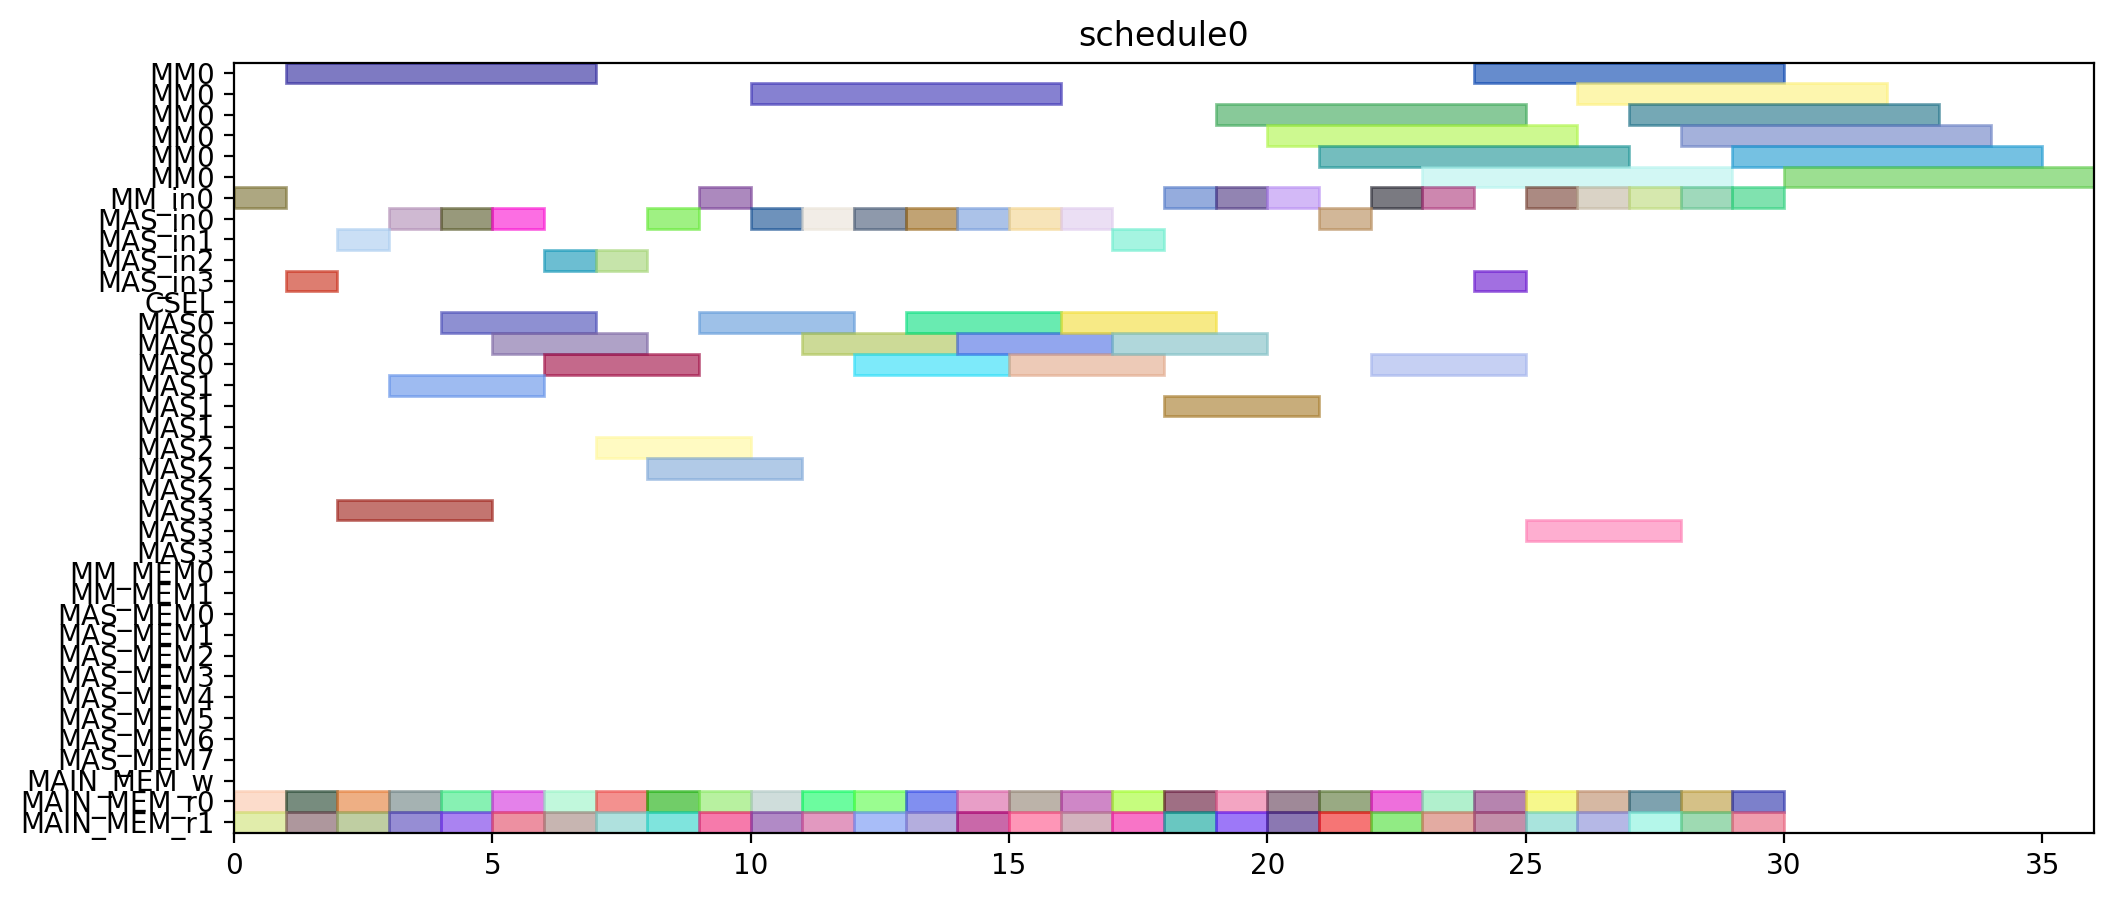

Reproduce this figure in Python.
from pyschedule import Scenario, solvers, plotters, alt


def solve():
	horizon = 120
	S = Scenario("schedule0", horizon=horizon)

	# resource
	MM = S.Resources('MM', num=1, size=6)
	MM_in = S.Resources('MM_in', num=1)
	MAS_in = S.Resources('MAS_in', num=4)
	CSEL = S.Resource('CSEL')
	MAS = S.Resources('MAS', num=4, size=3, periods=range(1, horizon))
	MM_MEM = S.Resources('MM_MEM', num=2)
	MAS_MEM = S.Resources('MAS_MEM', num=8)
	MAIN_MEM_w = S.Resource('MAIN_MEM_w', size=1)
	MAIN_MEM_r = S.Resources('MAIN_MEM_r', num=2)

	# result of previous scheduling

	# new tasks
	T1_t0 = S.Task('T1_t0', length=3, delay_cost=1)
	T1_t0 += alt(MAS)
	T1_t0_in = S.Task('T1_t0_in', length=1, delay_cost=1)
	T1_t0_in += alt(MAS_in)
	S += T1_t0_in*MAS_in[0]<=T1_t0*MAS[0]

	S += T1_t0_in*MAS_in[1]<=T1_t0*MAS[1]

	S += T1_t0_in*MAS_in[2]<=T1_t0*MAS[2]

	S += T1_t0_in*MAS_in[3]<=T1_t0*MAS[3]

	T1_t0_mem0 = S.Task('T1_t0_mem0', length=1, delay_cost=1)
	T1_t0_mem0 += MAIN_MEM_r[0]
	S += T1_t0_mem0 <= T1_t0

	T1_t0_mem1 = S.Task('T1_t0_mem1', length=1, delay_cost=1)
	T1_t0_mem1 += MAIN_MEM_r[1]
	S += T1_t0_mem1 <= T1_t0

	T1_t1 = S.Task('T1_t1', length=3, delay_cost=1)
	T1_t1 += alt(MAS)
	T1_t1_in = S.Task('T1_t1_in', length=1, delay_cost=1)
	T1_t1_in += alt(MAS_in)
	S += T1_t1_in*MAS_in[0]<=T1_t1*MAS[0]

	S += T1_t1_in*MAS_in[1]<=T1_t1*MAS[1]

	S += T1_t1_in*MAS_in[2]<=T1_t1*MAS[2]

	S += T1_t1_in*MAS_in[3]<=T1_t1*MAS[3]

	T1_t1_mem0 = S.Task('T1_t1_mem0', length=1, delay_cost=1)
	T1_t1_mem0 += MAIN_MEM_r[0]
	S += T1_t1_mem0 <= T1_t1

	T1_t1_mem1 = S.Task('T1_t1_mem1', length=1, delay_cost=1)
	T1_t1_mem1 += MAIN_MEM_r[1]
	S += T1_t1_mem1 <= T1_t1

	T1_t3 = S.Task('T1_t3', length=6, delay_cost=1)
	T1_t3 += alt(MM)
	T1_t3_in = S.Task('T1_t3_in', length=1, delay_cost=1)
	T1_t3_in += alt(MM_in)
	S += T1_t3_in*MM_in[0]<=T1_t3*MM[0]
	T1_t3_mem0 = S.Task('T1_t3_mem0', length=1, delay_cost=1)
	T1_t3_mem0 += MAIN_MEM_r[0]
	S += T1_t3_mem0 <= T1_t3

	T1_t3_mem1 = S.Task('T1_t3_mem1', length=1, delay_cost=1)
	T1_t3_mem1 += MAIN_MEM_r[1]
	S += T1_t3_mem1 <= T1_t3

	T2_t0 = S.Task('T2_t0', length=6, delay_cost=1)
	T2_t0 += alt(MM)
	T2_t0_in = S.Task('T2_t0_in', length=1, delay_cost=1)
	T2_t0_in += alt(MM_in)
	S += T2_t0_in*MM_in[0]<=T2_t0*MM[0]
	T2_t0_mem0 = S.Task('T2_t0_mem0', length=1, delay_cost=1)
	T2_t0_mem0 += MAIN_MEM_r[0]
	S += T2_t0_mem0 <= T2_t0

	T2_t0_mem1 = S.Task('T2_t0_mem1', length=1, delay_cost=1)
	T2_t0_mem1 += MAIN_MEM_r[1]
	S += T2_t0_mem1 <= T2_t0

	T2_t1 = S.Task('T2_t1', length=6, delay_cost=1)
	T2_t1 += alt(MM)
	T2_t1_in = S.Task('T2_t1_in', length=1, delay_cost=1)
	T2_t1_in += alt(MM_in)
	S += T2_t1_in*MM_in[0]<=T2_t1*MM[0]
	T2_t1_mem0 = S.Task('T2_t1_mem0', length=1, delay_cost=1)
	T2_t1_mem0 += MAIN_MEM_r[0]
	S += T2_t1_mem0 <= T2_t1

	T2_t1_mem1 = S.Task('T2_t1_mem1', length=1, delay_cost=1)
	T2_t1_mem1 += MAIN_MEM_r[1]
	S += T2_t1_mem1 <= T2_t1

	T2_t2 = S.Task('T2_t2', length=3, delay_cost=1)
	T2_t2 += alt(MAS)
	T2_t2_in = S.Task('T2_t2_in', length=1, delay_cost=1)
	T2_t2_in += alt(MAS_in)
	S += T2_t2_in*MAS_in[0]<=T2_t2*MAS[0]

	S += T2_t2_in*MAS_in[1]<=T2_t2*MAS[1]

	S += T2_t2_in*MAS_in[2]<=T2_t2*MAS[2]

	S += T2_t2_in*MAS_in[3]<=T2_t2*MAS[3]

	T2_t2_mem0 = S.Task('T2_t2_mem0', length=1, delay_cost=1)
	T2_t2_mem0 += MAIN_MEM_r[0]
	S += T2_t2_mem0 <= T2_t2

	T2_t2_mem1 = S.Task('T2_t2_mem1', length=1, delay_cost=1)
	T2_t2_mem1 += MAIN_MEM_r[1]
	S += T2_t2_mem1 <= T2_t2

	T2_t3 = S.Task('T2_t3', length=3, delay_cost=1)
	T2_t3 += alt(MAS)
	T2_t3_in = S.Task('T2_t3_in', length=1, delay_cost=1)
	T2_t3_in += alt(MAS_in)
	S += T2_t3_in*MAS_in[0]<=T2_t3*MAS[0]

	S += T2_t3_in*MAS_in[1]<=T2_t3*MAS[1]

	S += T2_t3_in*MAS_in[2]<=T2_t3*MAS[2]

	S += T2_t3_in*MAS_in[3]<=T2_t3*MAS[3]

	T2_t3_mem0 = S.Task('T2_t3_mem0', length=1, delay_cost=1)
	T2_t3_mem0 += MAIN_MEM_r[0]
	S += T2_t3_mem0 <= T2_t3

	T2_t3_mem1 = S.Task('T2_t3_mem1', length=1, delay_cost=1)
	T2_t3_mem1 += MAIN_MEM_r[1]
	S += T2_t3_mem1 <= T2_t3

	T3_t0 = S.Task('T3_t0', length=6, delay_cost=1)
	T3_t0 += alt(MM)
	T3_t0_in = S.Task('T3_t0_in', length=1, delay_cost=1)
	T3_t0_in += alt(MM_in)
	S += T3_t0_in*MM_in[0]<=T3_t0*MM[0]
	T3_t0_mem0 = S.Task('T3_t0_mem0', length=1, delay_cost=1)
	T3_t0_mem0 += MAIN_MEM_r[0]
	S += T3_t0_mem0 <= T3_t0

	T3_t0_mem1 = S.Task('T3_t0_mem1', length=1, delay_cost=1)
	T3_t0_mem1 += MAIN_MEM_r[1]
	S += T3_t0_mem1 <= T3_t0

	T3_t1 = S.Task('T3_t1', length=6, delay_cost=1)
	T3_t1 += alt(MM)
	T3_t1_in = S.Task('T3_t1_in', length=1, delay_cost=1)
	T3_t1_in += alt(MM_in)
	S += T3_t1_in*MM_in[0]<=T3_t1*MM[0]
	T3_t1_mem0 = S.Task('T3_t1_mem0', length=1, delay_cost=1)
	T3_t1_mem0 += MAIN_MEM_r[0]
	S += T3_t1_mem0 <= T3_t1

	T3_t1_mem1 = S.Task('T3_t1_mem1', length=1, delay_cost=1)
	T3_t1_mem1 += MAIN_MEM_r[1]
	S += T3_t1_mem1 <= T3_t1

	T3_t2 = S.Task('T3_t2', length=3, delay_cost=1)
	T3_t2 += alt(MAS)
	T3_t2_in = S.Task('T3_t2_in', length=1, delay_cost=1)
	T3_t2_in += alt(MAS_in)
	S += T3_t2_in*MAS_in[0]<=T3_t2*MAS[0]

	S += T3_t2_in*MAS_in[1]<=T3_t2*MAS[1]

	S += T3_t2_in*MAS_in[2]<=T3_t2*MAS[2]

	S += T3_t2_in*MAS_in[3]<=T3_t2*MAS[3]

	T3_t2_mem0 = S.Task('T3_t2_mem0', length=1, delay_cost=1)
	T3_t2_mem0 += MAIN_MEM_r[0]
	S += T3_t2_mem0 <= T3_t2

	T3_t2_mem1 = S.Task('T3_t2_mem1', length=1, delay_cost=1)
	T3_t2_mem1 += MAIN_MEM_r[1]
	S += T3_t2_mem1 <= T3_t2

	T3_t3 = S.Task('T3_t3', length=3, delay_cost=1)
	T3_t3 += alt(MAS)
	T3_t3_in = S.Task('T3_t3_in', length=1, delay_cost=1)
	T3_t3_in += alt(MAS_in)
	S += T3_t3_in*MAS_in[0]<=T3_t3*MAS[0]

	S += T3_t3_in*MAS_in[1]<=T3_t3*MAS[1]

	S += T3_t3_in*MAS_in[2]<=T3_t3*MAS[2]

	S += T3_t3_in*MAS_in[3]<=T3_t3*MAS[3]

	T3_t3_mem0 = S.Task('T3_t3_mem0', length=1, delay_cost=1)
	T3_t3_mem0 += MAIN_MEM_r[0]
	S += T3_t3_mem0 <= T3_t3

	T3_t3_mem1 = S.Task('T3_t3_mem1', length=1, delay_cost=1)
	T3_t3_mem1 += MAIN_MEM_r[1]
	S += T3_t3_mem1 <= T3_t3

	T4_t0 = S.Task('T4_t0', length=6, delay_cost=1)
	T4_t0 += alt(MM)
	T4_t0_in = S.Task('T4_t0_in', length=1, delay_cost=1)
	T4_t0_in += alt(MM_in)
	S += T4_t0_in*MM_in[0]<=T4_t0*MM[0]
	T4_t0_mem0 = S.Task('T4_t0_mem0', length=1, delay_cost=1)
	T4_t0_mem0 += MAIN_MEM_r[0]
	S += T4_t0_mem0 <= T4_t0

	T4_t0_mem1 = S.Task('T4_t0_mem1', length=1, delay_cost=1)
	T4_t0_mem1 += MAIN_MEM_r[1]
	S += T4_t0_mem1 <= T4_t0

	T4_t1 = S.Task('T4_t1', length=6, delay_cost=1)
	T4_t1 += alt(MM)
	T4_t1_in = S.Task('T4_t1_in', length=1, delay_cost=1)
	T4_t1_in += alt(MM_in)
	S += T4_t1_in*MM_in[0]<=T4_t1*MM[0]
	T4_t1_mem0 = S.Task('T4_t1_mem0', length=1, delay_cost=1)
	T4_t1_mem0 += MAIN_MEM_r[0]
	S += T4_t1_mem0 <= T4_t1

	T4_t1_mem1 = S.Task('T4_t1_mem1', length=1, delay_cost=1)
	T4_t1_mem1 += MAIN_MEM_r[1]
	S += T4_t1_mem1 <= T4_t1

	T4_t2 = S.Task('T4_t2', length=3, delay_cost=1)
	T4_t2 += alt(MAS)
	T4_t2_in = S.Task('T4_t2_in', length=1, delay_cost=1)
	T4_t2_in += alt(MAS_in)
	S += T4_t2_in*MAS_in[0]<=T4_t2*MAS[0]

	S += T4_t2_in*MAS_in[1]<=T4_t2*MAS[1]

	S += T4_t2_in*MAS_in[2]<=T4_t2*MAS[2]

	S += T4_t2_in*MAS_in[3]<=T4_t2*MAS[3]

	T4_t2_mem0 = S.Task('T4_t2_mem0', length=1, delay_cost=1)
	T4_t2_mem0 += MAIN_MEM_r[0]
	S += T4_t2_mem0 <= T4_t2

	T4_t2_mem1 = S.Task('T4_t2_mem1', length=1, delay_cost=1)
	T4_t2_mem1 += MAIN_MEM_r[1]
	S += T4_t2_mem1 <= T4_t2

	T4_t3 = S.Task('T4_t3', length=3, delay_cost=1)
	T4_t3 += alt(MAS)
	T4_t3_in = S.Task('T4_t3_in', length=1, delay_cost=1)
	T4_t3_in += alt(MAS_in)
	S += T4_t3_in*MAS_in[0]<=T4_t3*MAS[0]

	S += T4_t3_in*MAS_in[1]<=T4_t3*MAS[1]

	S += T4_t3_in*MAS_in[2]<=T4_t3*MAS[2]

	S += T4_t3_in*MAS_in[3]<=T4_t3*MAS[3]

	T4_t3_mem0 = S.Task('T4_t3_mem0', length=1, delay_cost=1)
	T4_t3_mem0 += MAIN_MEM_r[0]
	S += T4_t3_mem0 <= T4_t3

	T4_t3_mem1 = S.Task('T4_t3_mem1', length=1, delay_cost=1)
	T4_t3_mem1 += MAIN_MEM_r[1]
	S += T4_t3_mem1 <= T4_t3

	T5_t0 = S.Task('T5_t0', length=3, delay_cost=1)
	T5_t0 += alt(MAS)
	T5_t0_in = S.Task('T5_t0_in', length=1, delay_cost=1)
	T5_t0_in += alt(MAS_in)
	S += T5_t0_in*MAS_in[0]<=T5_t0*MAS[0]

	S += T5_t0_in*MAS_in[1]<=T5_t0*MAS[1]

	S += T5_t0_in*MAS_in[2]<=T5_t0*MAS[2]

	S += T5_t0_in*MAS_in[3]<=T5_t0*MAS[3]

	T5_t0_mem0 = S.Task('T5_t0_mem0', length=1, delay_cost=1)
	T5_t0_mem0 += MAIN_MEM_r[0]
	S += T5_t0_mem0 <= T5_t0

	T5_t0_mem1 = S.Task('T5_t0_mem1', length=1, delay_cost=1)
	T5_t0_mem1 += MAIN_MEM_r[1]
	S += T5_t0_mem1 <= T5_t0

	T5_t1 = S.Task('T5_t1', length=3, delay_cost=1)
	T5_t1 += alt(MAS)
	T5_t1_in = S.Task('T5_t1_in', length=1, delay_cost=1)
	T5_t1_in += alt(MAS_in)
	S += T5_t1_in*MAS_in[0]<=T5_t1*MAS[0]

	S += T5_t1_in*MAS_in[1]<=T5_t1*MAS[1]

	S += T5_t1_in*MAS_in[2]<=T5_t1*MAS[2]

	S += T5_t1_in*MAS_in[3]<=T5_t1*MAS[3]

	T5_t1_mem0 = S.Task('T5_t1_mem0', length=1, delay_cost=1)
	T5_t1_mem0 += MAIN_MEM_r[0]
	S += T5_t1_mem0 <= T5_t1

	T5_t1_mem1 = S.Task('T5_t1_mem1', length=1, delay_cost=1)
	T5_t1_mem1 += MAIN_MEM_r[1]
	S += T5_t1_mem1 <= T5_t1

	T5_t3 = S.Task('T5_t3', length=6, delay_cost=1)
	T5_t3 += alt(MM)
	T5_t3_in = S.Task('T5_t3_in', length=1, delay_cost=1)
	T5_t3_in += alt(MM_in)
	S += T5_t3_in*MM_in[0]<=T5_t3*MM[0]
	T5_t3_mem0 = S.Task('T5_t3_mem0', length=1, delay_cost=1)
	T5_t3_mem0 += MAIN_MEM_r[0]
	S += T5_t3_mem0 <= T5_t3

	T5_t3_mem1 = S.Task('T5_t3_mem1', length=1, delay_cost=1)
	T5_t3_mem1 += MAIN_MEM_r[1]
	S += T5_t3_mem1 <= T5_t3

	T6_t0 = S.Task('T6_t0', length=6, delay_cost=1)
	T6_t0 += alt(MM)
	T6_t0_in = S.Task('T6_t0_in', length=1, delay_cost=1)
	T6_t0_in += alt(MM_in)
	S += T6_t0_in*MM_in[0]<=T6_t0*MM[0]
	T6_t0_mem0 = S.Task('T6_t0_mem0', length=1, delay_cost=1)
	T6_t0_mem0 += MAIN_MEM_r[0]
	S += T6_t0_mem0 <= T6_t0

	T6_t0_mem1 = S.Task('T6_t0_mem1', length=1, delay_cost=1)
	T6_t0_mem1 += MAIN_MEM_r[1]
	S += T6_t0_mem1 <= T6_t0

	T6_t1 = S.Task('T6_t1', length=6, delay_cost=1)
	T6_t1 += alt(MM)
	T6_t1_in = S.Task('T6_t1_in', length=1, delay_cost=1)
	T6_t1_in += alt(MM_in)
	S += T6_t1_in*MM_in[0]<=T6_t1*MM[0]
	T6_t1_mem0 = S.Task('T6_t1_mem0', length=1, delay_cost=1)
	T6_t1_mem0 += MAIN_MEM_r[0]
	S += T6_t1_mem0 <= T6_t1

	T6_t1_mem1 = S.Task('T6_t1_mem1', length=1, delay_cost=1)
	T6_t1_mem1 += MAIN_MEM_r[1]
	S += T6_t1_mem1 <= T6_t1

	T6_t2 = S.Task('T6_t2', length=3, delay_cost=1)
	T6_t2 += alt(MAS)
	T6_t2_in = S.Task('T6_t2_in', length=1, delay_cost=1)
	T6_t2_in += alt(MAS_in)
	S += T6_t2_in*MAS_in[0]<=T6_t2*MAS[0]

	S += T6_t2_in*MAS_in[1]<=T6_t2*MAS[1]

	S += T6_t2_in*MAS_in[2]<=T6_t2*MAS[2]

	S += T6_t2_in*MAS_in[3]<=T6_t2*MAS[3]

	T6_t2_mem0 = S.Task('T6_t2_mem0', length=1, delay_cost=1)
	T6_t2_mem0 += MAIN_MEM_r[0]
	S += T6_t2_mem0 <= T6_t2

	T6_t2_mem1 = S.Task('T6_t2_mem1', length=1, delay_cost=1)
	T6_t2_mem1 += MAIN_MEM_r[1]
	S += T6_t2_mem1 <= T6_t2

	T6_t3 = S.Task('T6_t3', length=3, delay_cost=1)
	T6_t3 += alt(MAS)
	T6_t3_in = S.Task('T6_t3_in', length=1, delay_cost=1)
	T6_t3_in += alt(MAS_in)
	S += T6_t3_in*MAS_in[0]<=T6_t3*MAS[0]

	S += T6_t3_in*MAS_in[1]<=T6_t3*MAS[1]

	S += T6_t3_in*MAS_in[2]<=T6_t3*MAS[2]

	S += T6_t3_in*MAS_in[3]<=T6_t3*MAS[3]

	T6_t3_mem0 = S.Task('T6_t3_mem0', length=1, delay_cost=1)
	T6_t3_mem0 += MAIN_MEM_r[0]
	S += T6_t3_mem0 <= T6_t3

	T6_t3_mem1 = S.Task('T6_t3_mem1', length=1, delay_cost=1)
	T6_t3_mem1 += MAIN_MEM_r[1]
	S += T6_t3_mem1 <= T6_t3

	T7_t0 = S.Task('T7_t0', length=6, delay_cost=1)
	T7_t0 += alt(MM)
	T7_t0_in = S.Task('T7_t0_in', length=1, delay_cost=1)
	T7_t0_in += alt(MM_in)
	S += T7_t0_in*MM_in[0]<=T7_t0*MM[0]
	T7_t0_mem0 = S.Task('T7_t0_mem0', length=1, delay_cost=1)
	T7_t0_mem0 += MAIN_MEM_r[0]
	S += T7_t0_mem0 <= T7_t0

	T7_t0_mem1 = S.Task('T7_t0_mem1', length=1, delay_cost=1)
	T7_t0_mem1 += MAIN_MEM_r[1]
	S += T7_t0_mem1 <= T7_t0

	T7_t1 = S.Task('T7_t1', length=6, delay_cost=1)
	T7_t1 += alt(MM)
	T7_t1_in = S.Task('T7_t1_in', length=1, delay_cost=1)
	T7_t1_in += alt(MM_in)
	S += T7_t1_in*MM_in[0]<=T7_t1*MM[0]
	T7_t1_mem0 = S.Task('T7_t1_mem0', length=1, delay_cost=1)
	T7_t1_mem0 += MAIN_MEM_r[0]
	S += T7_t1_mem0 <= T7_t1

	T7_t1_mem1 = S.Task('T7_t1_mem1', length=1, delay_cost=1)
	T7_t1_mem1 += MAIN_MEM_r[1]
	S += T7_t1_mem1 <= T7_t1

	T7_t2 = S.Task('T7_t2', length=3, delay_cost=1)
	T7_t2 += alt(MAS)
	T7_t2_in = S.Task('T7_t2_in', length=1, delay_cost=1)
	T7_t2_in += alt(MAS_in)
	S += T7_t2_in*MAS_in[0]<=T7_t2*MAS[0]

	S += T7_t2_in*MAS_in[1]<=T7_t2*MAS[1]

	S += T7_t2_in*MAS_in[2]<=T7_t2*MAS[2]

	S += T7_t2_in*MAS_in[3]<=T7_t2*MAS[3]

	T7_t2_mem0 = S.Task('T7_t2_mem0', length=1, delay_cost=1)
	T7_t2_mem0 += MAIN_MEM_r[0]
	S += T7_t2_mem0 <= T7_t2

	T7_t2_mem1 = S.Task('T7_t2_mem1', length=1, delay_cost=1)
	T7_t2_mem1 += MAIN_MEM_r[1]
	S += T7_t2_mem1 <= T7_t2

	T7_t3 = S.Task('T7_t3', length=3, delay_cost=1)
	T7_t3 += alt(MAS)
	T7_t3_in = S.Task('T7_t3_in', length=1, delay_cost=1)
	T7_t3_in += alt(MAS_in)
	S += T7_t3_in*MAS_in[0]<=T7_t3*MAS[0]

	S += T7_t3_in*MAS_in[1]<=T7_t3*MAS[1]

	S += T7_t3_in*MAS_in[2]<=T7_t3*MAS[2]

	S += T7_t3_in*MAS_in[3]<=T7_t3*MAS[3]

	T7_t3_mem0 = S.Task('T7_t3_mem0', length=1, delay_cost=1)
	T7_t3_mem0 += MAIN_MEM_r[0]
	S += T7_t3_mem0 <= T7_t3

	T7_t3_mem1 = S.Task('T7_t3_mem1', length=1, delay_cost=1)
	T7_t3_mem1 += MAIN_MEM_r[1]
	S += T7_t3_mem1 <= T7_t3

	T8_t2 = S.Task('T8_t2', length=3, delay_cost=1)
	T8_t2 += alt(MAS)
	T8_t2_in = S.Task('T8_t2_in', length=1, delay_cost=1)
	T8_t2_in += alt(MAS_in)
	S += T8_t2_in*MAS_in[0]<=T8_t2*MAS[0]

	S += T8_t2_in*MAS_in[1]<=T8_t2*MAS[1]

	S += T8_t2_in*MAS_in[2]<=T8_t2*MAS[2]

	S += T8_t2_in*MAS_in[3]<=T8_t2*MAS[3]

	T8_t2_mem0 = S.Task('T8_t2_mem0', length=1, delay_cost=1)
	T8_t2_mem0 += MAIN_MEM_r[0]
	S += T8_t2_mem0 <= T8_t2

	T8_t2_mem1 = S.Task('T8_t2_mem1', length=1, delay_cost=1)
	T8_t2_mem1 += MAIN_MEM_r[1]
	S += T8_t2_mem1 <= T8_t2

	T9_t2 = S.Task('T9_t2', length=3, delay_cost=1)
	T9_t2 += alt(MAS)
	T9_t2_in = S.Task('T9_t2_in', length=1, delay_cost=1)
	T9_t2_in += alt(MAS_in)
	S += T9_t2_in*MAS_in[0]<=T9_t2*MAS[0]

	S += T9_t2_in*MAS_in[1]<=T9_t2*MAS[1]

	S += T9_t2_in*MAS_in[2]<=T9_t2*MAS[2]

	S += T9_t2_in*MAS_in[3]<=T9_t2*MAS[3]

	T9_t2_mem0 = S.Task('T9_t2_mem0', length=1, delay_cost=1)
	T9_t2_mem0 += MAIN_MEM_r[0]
	S += T9_t2_mem0 <= T9_t2

	T9_t2_mem1 = S.Task('T9_t2_mem1', length=1, delay_cost=1)
	T9_t2_mem1 += MAIN_MEM_r[1]
	S += T9_t2_mem1 <= T9_t2

	T10_t2 = S.Task('T10_t2', length=3, delay_cost=1)
	T10_t2 += alt(MAS)
	T10_t2_in = S.Task('T10_t2_in', length=1, delay_cost=1)
	T10_t2_in += alt(MAS_in)
	S += T10_t2_in*MAS_in[0]<=T10_t2*MAS[0]

	S += T10_t2_in*MAS_in[1]<=T10_t2*MAS[1]

	S += T10_t2_in*MAS_in[2]<=T10_t2*MAS[2]

	S += T10_t2_in*MAS_in[3]<=T10_t2*MAS[3]

	T10_t2_mem0 = S.Task('T10_t2_mem0', length=1, delay_cost=1)
	T10_t2_mem0 += MAIN_MEM_r[0]
	S += T10_t2_mem0 <= T10_t2

	T10_t2_mem1 = S.Task('T10_t2_mem1', length=1, delay_cost=1)
	T10_t2_mem1 += MAIN_MEM_r[1]
	S += T10_t2_mem1 <= T10_t2

	T11_t2 = S.Task('T11_t2', length=3, delay_cost=1)
	T11_t2 += alt(MAS)
	T11_t2_in = S.Task('T11_t2_in', length=1, delay_cost=1)
	T11_t2_in += alt(MAS_in)
	S += T11_t2_in*MAS_in[0]<=T11_t2*MAS[0]

	S += T11_t2_in*MAS_in[1]<=T11_t2*MAS[1]

	S += T11_t2_in*MAS_in[2]<=T11_t2*MAS[2]

	S += T11_t2_in*MAS_in[3]<=T11_t2*MAS[3]

	T11_t2_mem0 = S.Task('T11_t2_mem0', length=1, delay_cost=1)
	T11_t2_mem0 += MAIN_MEM_r[0]
	S += T11_t2_mem0 <= T11_t2

	T11_t2_mem1 = S.Task('T11_t2_mem1', length=1, delay_cost=1)
	T11_t2_mem1 += MAIN_MEM_r[1]
	S += T11_t2_mem1 <= T11_t2

	solvers.mip.solve(S,msg=1,kind='CPLEX',ratio_gap=1.01)

	solution = [['hoge']*len(S.solution()[1]) for i in range(len(S.solution()))]
	for i in range(len(S.solution())):
		for j in range(len(S.solution()[i])):
			solution[i][j]=str(S.solution()[i][j])
	print(solution)

	cycles = int(solution[-1][3])

	pic_file_name = "/home/mfukuda/ABE/multiRAM_multiMAS_16mux/scheduling_result/stage6MM1_stage3MAS4/EP2_LADDERMUL/schedule0.png"
	if(S.solution() != []):
		plotters.matplotlib.plot(S,img_filename=pic_file_name, show_task_labels=False, fig_size=(cycles*0.25+3, 5))

	return solution
